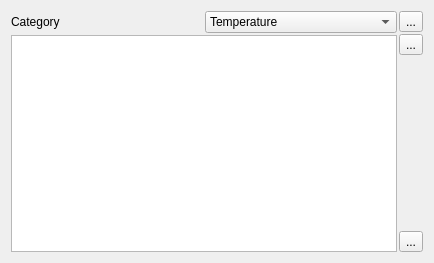
<?xml version="1.0" encoding="UTF-8"?>
<ui version="4.0">
 <class>Convertor</class>
 <widget class="QWidget" name="Convertor">
  <property name="geometry">
   <rect>
    <x>0</x>
    <y>0</y>
    <width>434</width>
    <height>263</height>
   </rect>
  </property>
  <property name="windowTitle">
   <string>Unit Convertor</string>
  </property>
  <layout class="QVBoxLayout" name="verticalLayout_4">
   <item>
    <widget class="QStackedWidget" name="stackedWidget">
     <property name="currentIndex">
      <number>1</number>
     </property>
     <widget class="QWidget" name="page">
      <layout class="QVBoxLayout" name="verticalLayout_3">
       <item>
        <layout class="QHBoxLayout" name="horizontalLayout_3" stretch="0,10,0,0,0">
         <item>
          <widget class="QLabel" name="label">
           <property name="text">
            <string>Category:</string>
           </property>
          </widget>
         </item>
         <item>
          <widget class="QComboBox" name="m_categoryCombo">
           <item>
            <property name="text">
             <string>Temperature</string>
            </property>
           </item>
           <item>
            <property name="text">
             <string>Distance</string>
            </property>
           </item>
           <item>
            <property name="text">
             <string>Currency</string>
            </property>
           </item>
           <item>
            <property name="text">
             <string>Volume</string>
            </property>
           </item>
           <item>
            <property name="text">
             <string>Mass</string>
            </property>
           </item>
          </widget>
         </item>
         <item>
          <widget class="QPushButton" name="m_convert">
           <property name="text">
            <string>convert</string>
           </property>
          </widget>
         </item>
         <item>
          <widget class="QToolButton" name="m_reverse">
           <property name="text">
            <string>...</string>
           </property>
          </widget>
         </item>
         <item>
          <widget class="QToolButton" name="m_customValue">
           <property name="text">
            <string>...</string>
           </property>
          </widget>
         </item>
        </layout>
       </item>
       <item>
        <layout class="QHBoxLayout" name="horizontalLayout_4">
         <property name="spacing">
          <number>0</number>
         </property>
         <item>
          <layout class="QVBoxLayout" name="verticalLayout_2">
           <item>
            <layout class="QHBoxLayout" name="horizontalLayout">
             <item>
              <widget class="QLabel" name="label_3">
               <property name="text">
                <string>From:</string>
               </property>
              </widget>
             </item>
             <item>
              <widget class="QComboBox" name="m_fromCombo"/>
             </item>
            </layout>
           </item>
           <item>
            <widget class="QLineEdit" name="m_fromLine"/>
           </item>
          </layout>
         </item>
         <item>
          <widget class="QFrame" name="frame">
           <property name="frameShape">
            <enum>QFrame::VLine</enum>
           </property>
           <property name="frameShadow">
            <enum>QFrame::Sunken</enum>
           </property>
          </widget>
         </item>
         <item>
          <layout class="QVBoxLayout" name="verticalLayout">
           <item>
            <layout class="QHBoxLayout" name="horizontalLayout_2">
             <item>
              <widget class="QLabel" name="label_2">
               <property name="text">
                <string>To</string>
               </property>
              </widget>
             </item>
             <item>
              <widget class="QComboBox" name="m_toCombo"/>
             </item>
            </layout>
           </item>
           <item>
            <widget class="QLineEdit" name="m_toLine"/>
           </item>
          </layout>
         </item>
        </layout>
       </item>
       <item>
        <spacer name="verticalSpacer">
         <property name="orientation">
          <enum>Qt::Vertical</enum>
         </property>
         <property name="sizeHint" stdset="0">
          <size>
           <width>20</width>
           <height>123</height>
          </size>
         </property>
        </spacer>
       </item>
      </layout>
     </widget>
     <widget class="QWidget" name="page_2">
      <layout class="QHBoxLayout" name="horizontalLayout_7">
       <property name="spacing">
        <number>2</number>
       </property>
       <property name="leftMargin">
        <number>0</number>
       </property>
       <property name="topMargin">
        <number>0</number>
       </property>
       <property name="rightMargin">
        <number>0</number>
       </property>
       <property name="bottomMargin">
        <number>0</number>
       </property>
       <item>
        <layout class="QHBoxLayout" name="horizontalLayout_5"/>
       </item>
       <item>
        <layout class="QVBoxLayout" name="verticalLayout_6">
         <property name="spacing">
          <number>2</number>
         </property>
         <item>
          <layout class="QHBoxLayout" name="horizontalLayout_6">
           <item>
            <widget class="QLabel" name="label_4">
             <property name="text">
              <string>Category</string>
             </property>
            </widget>
           </item>
           <item>
            <widget class="QComboBox" name="m_categoryCombo2">
             <item>
              <property name="text">
               <string>Temperature</string>
              </property>
             </item>
             <item>
              <property name="text">
               <string>Distance</string>
              </property>
             </item>
             <item>
              <property name="text">
               <string>Currency</string>
              </property>
             </item>
             <item>
              <property name="text">
               <string>Volume</string>
              </property>
             </item>
             <item>
              <property name="text">
               <string>Mass</string>
              </property>
             </item>
            </widget>
           </item>
          </layout>
         </item>
         <item>
          <widget class="QTableView" name="m_tableView"/>
         </item>
        </layout>
       </item>
       <item>
        <layout class="QVBoxLayout" name="verticalLayout_5">
         <item>
          <widget class="QToolButton" name="m_addBtn">
           <property name="text">
            <string>...</string>
           </property>
          </widget>
         </item>
         <item>
          <widget class="QToolButton" name="m_removeBtn">
           <property name="text">
            <string>...</string>
           </property>
          </widget>
         </item>
         <item>
          <spacer name="verticalSpacer_2">
           <property name="orientation">
            <enum>Qt::Vertical</enum>
           </property>
           <property name="sizeHint" stdset="0">
            <size>
             <width>20</width>
             <height>40</height>
            </size>
           </property>
          </spacer>
         </item>
         <item>
          <widget class="QToolButton" name="m_backBtn">
           <property name="text">
            <string>...</string>
           </property>
          </widget>
         </item>
        </layout>
       </item>
      </layout>
     </widget>
    </widget>
   </item>
  </layout>
  <action name="m_reverseAct">
   <property name="icon">
    <iconset theme="reverse">
     <normaloff>:/resources/icons/reverse.svg</normaloff>:/resources/icons/reverse.svg</iconset>
   </property>
   <property name="text">
    <string>Reverse</string>
   </property>
  </action>
  <action name="m_customRuleAct">
   <property name="icon">
    <iconset theme="list">
     <normaloff>:/resources/icons/list.svg</normaloff>:/resources/icons/list.svg</iconset>
   </property>
   <property name="text">
    <string>Custom Rule</string>
   </property>
  </action>
  <action name="m_addUnitAction">
   <property name="icon">
    <iconset theme="add">
     <normaloff>:/resources/icons/add_round.png</normaloff>:/resources/icons/add_round.png</iconset>
   </property>
   <property name="text">
    <string>Add</string>
   </property>
   <property name="toolTip">
    <string>Add Unit</string>
   </property>
  </action>
  <action name="m_removeUnit">
   <property name="icon">
    <iconset theme="remove">
     <normaloff>:/resources/icons/delete.png</normaloff>:/resources/icons/delete.png</iconset>
   </property>
   <property name="text">
    <string>Remove Unit</string>
   </property>
   <property name="toolTip">
    <string>remove unit</string>
   </property>
  </action>
  <action name="m_back">
   <property name="icon">
    <iconset resource="../../editors/noteeditor/src/textedit.qrc">
     <normaloff>:/trolltech/dialogs/qprintpreviewdialog/images/go-previous-24.png</normaloff>:/trolltech/dialogs/qprintpreviewdialog/images/go-previous-24.png</iconset>
   </property>
   <property name="text">
    <string>Return</string>
   </property>
   <property name="toolTip">
    <string>Return to convertor page</string>
   </property>
  </action>
 </widget>
 <resources>
  <include location="../../editors/noteeditor/src/textedit.qrc"/>
 </resources>
 <connections/>
</ui>
